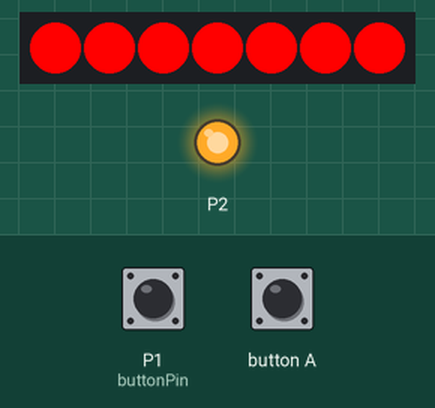
Simulated run of this program. Board: BBC micro:bit running MicroPython. On the bench: 7 RGB LEDs in strip order, left to right, output pins drawn as LEDs (lit = HIGH). Inputs (shaded band) come from the test bench; at power-on: P1 (buttonPin) LOW.

Above: at 1.2 s.
1.3 s: P1 (buttonPin) pulled HIGH for 3.2 s
At 2.1 s:
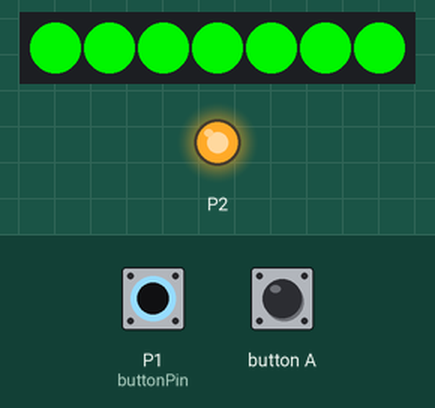
6.0 s: P1 (buttonPin) pulled HIGH for 0.15 s
At 7.2 s:
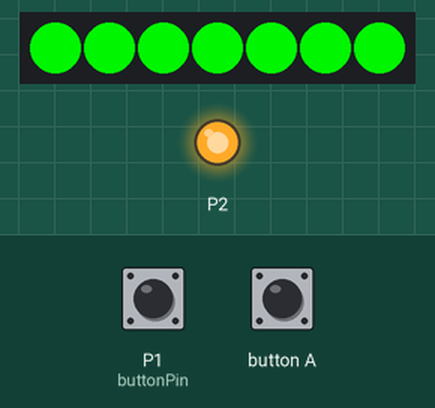
7.6 s: P1 (buttonPin) pulled HIGH for 1 s
At 8.4 s:
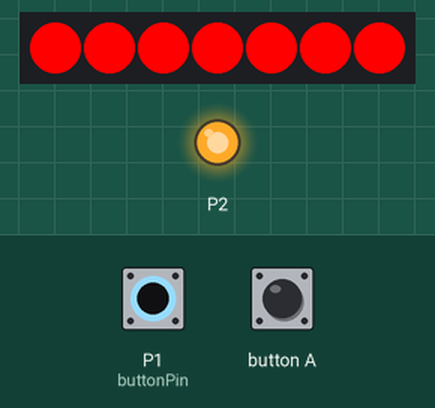
Timing chart, 0 to 10.6 s (numbered marks = the images above; inputs shaded):
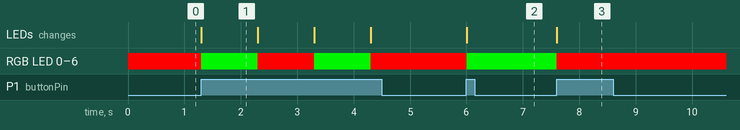

The program:

buzzer_test.py
```python
from microbit import button_a, pin1, pin0, pin2 #type: ignore
from neopixel import NeoPixel
import time

class Color:
    WHITE = (255, 255, 255)
    BLACK = (0, 0, 0)

    RED = (255, 0, 0)
    GREEN = (0, 225, 0)
    BLUE = (0, 0, 255)

class BuzzerTest:
    def __init__(self, buttonPin, neopixelPin, pixelCount):
        self.__active = False

        self.__buttonPin = buttonPin

        self.__pixelCount = pixelCount
        self.__pixels = NeoPixel(neopixelPin, pixelCount)

        pin2.write_digital(1)

        self.updatePixels()

    def updatePixels(self):
        if self.__active:
            color = Color.GREEN
        else:
            color = Color.RED

        for i in range(self.__pixelCount):
            self.__pixels[i] = color
        self.__pixels.show() # type: ignore

    def mainloop(self):
        while True:
            if button_a.is_pressed() or self.__buttonPin.read_digital():
                self.__active = not self.__active
                self.updatePixels()
                time.sleep(1)

buzzerTest = BuzzerTest(pin1, pin0, 7)
buzzerTest.mainloop()
```

Measured:
- after the input at 1.3 s, RGB LED 0–6: alternates RGB(255, 0, 0) for 1.0 s and RGB(0, 225, 0) for 1.0 s, starting at once; the LEDs: change at once (image 1)
- after the input at 6.0 s, RGB LED 0–6: RGB(255, 0, 0) → RGB(0, 225, 0) at once; the LEDs: change at once (image 2)
- after the input at 7.6 s, RGB LED 0–6: RGB(0, 225, 0) → RGB(255, 0, 0) at once; the LEDs: change at once (image 3)
- what the display in image 1 shows lasts 1.0 s, from 1.3 s to 2.3 s
